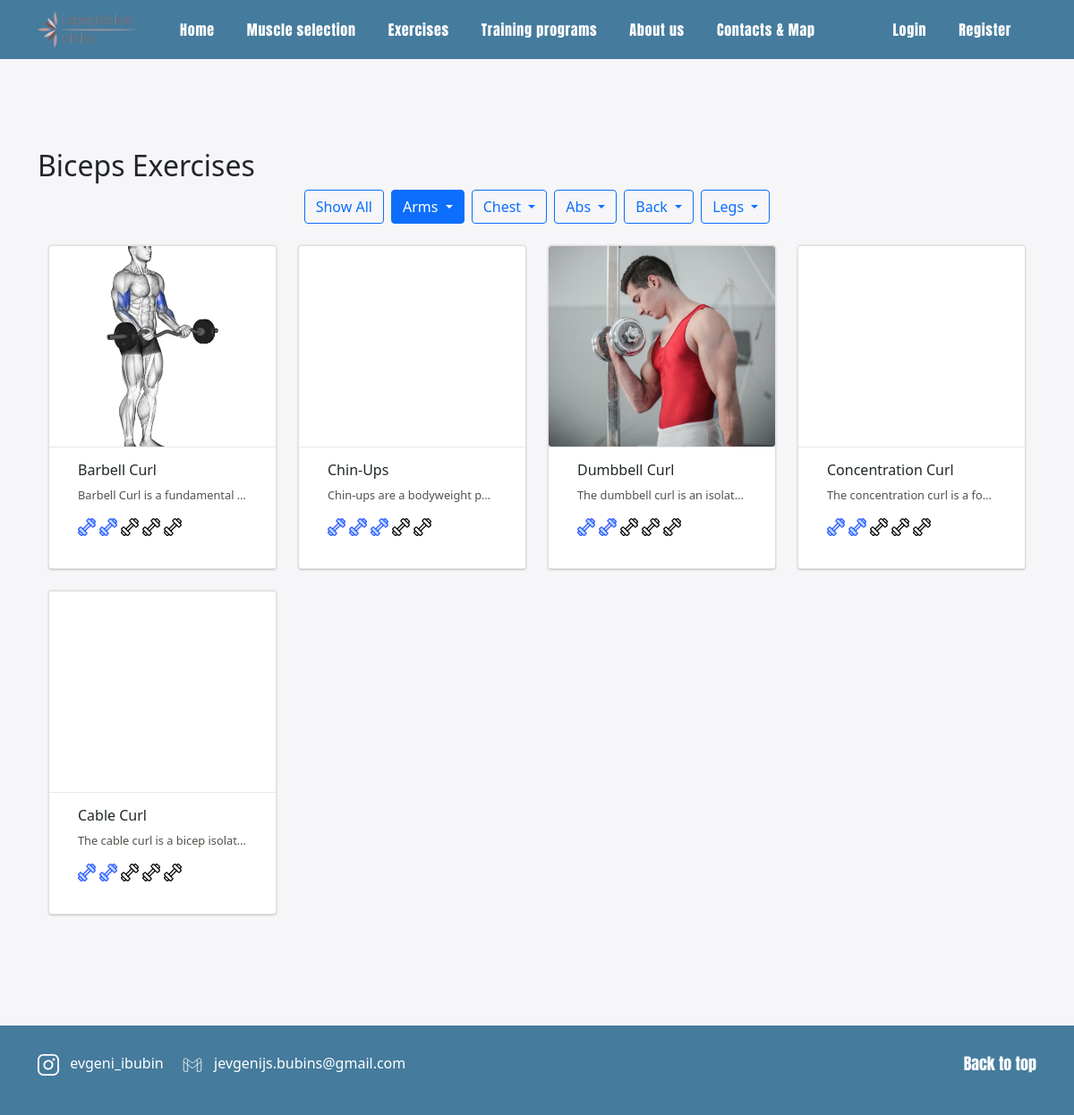
Before: /exercises_page.php?muscle=Biceps with the older database file.
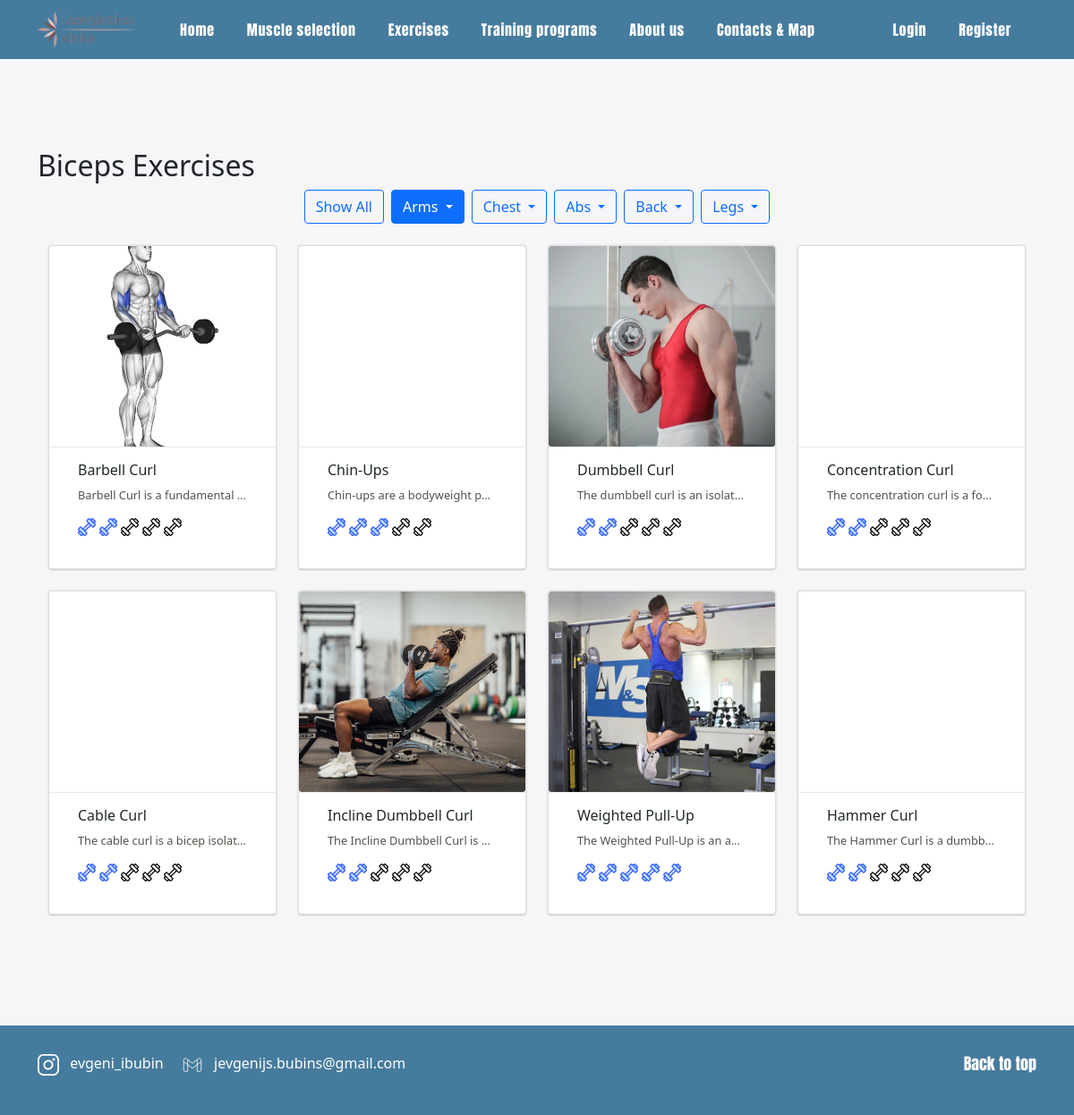
After: the same page with the newer database file.
### tables this page shows
CREATE TABLE `exercises` (
  `id` int(11) NOT NULL,
  `name` varchar(100) NOT NULL,
  `description` text DEFAULT NULL,
  `video_url` varchar(255) DEFAULT NULL,
  `category` varchar(50) DEFAULT NULL,
  `muscle_group` varchar(100) DEFAULT NULL,
  `equipment` varchar(100) DEFAULT NULL,
  `difficulty` tinyint(4) DEFAULT NULL,
  `created_at` timestamp NULL DEFAULT current_timestamp(),
  `image` varchar(255) DEFAULT NULL,
  `instruction` text DEFAULT NULL
);

### exercises_page.php (the view, shortened to what this page needs)
<?php
include 'includes/avatar_loader.php';
mysqli_set_charset($conn, "utf8mb4");
$muscleGroups = [
  "Arms" => ["Biceps", "Triceps", "Shoulders", "Forearms"],
  "Chest" => ["Chest Muscles"],
  "Abs" => ["Abdominal Muscles"],
  "Back" => ["Lats", "Middle/Lower Trapezius", "Teres major", "Lower Back", "Upper Trapezius"],
  "Legs" => ["Quadriceps", "Hamstrings", "Adductors", "Calves", "Glutes"]
];
$muscle = $_GET['muscle'] ?? null;
$category = $_GET['category'] ?? null;
if ($muscle) {
    $stmt = $conn->prepare("SELECT * FROM exercises WHERE FIND_IN_SET(?, muscle_group)");
    $stmt->bind_param("s", $muscle);
} else {
    $stmt = $conn->prepare("SELECT * FROM exercises");
}
if ($muscle) {
    foreach ($muscleGroups as $category => $muscles) {
        if (in_array($muscle, $muscles)) {
            break;
        }
    }
}
$currentMuscle = $_GET['muscle'] ?? null;
$currentCategory = $_GET['category'] ?? null;
if (!$currentCategory && $currentMuscle) {
    foreach ($muscleGroups as $category => $muscles) {
        if (in_array($currentMuscle, $muscles)) {
            $currentCategory = $category;
            break;
        }
    }
}
$stmt->execute();
$result = $stmt->get_result();
?>
<!DOCTYPE html>
<html lang="en">
<head>
  <link href="https://cdn.jsdelivr.net/npm/bootstrap@5.0.2/dist/css/bootstrap.min.css" rel="stylesheet">
  <link rel="stylesheet" href="https://cdn.jsdelivr.net/npm/swiper@11/swiper-bundle.min.css" />
  <link rel="stylesheet" type="text/css" href="style.css">
</head>
<body>
<?php include 'includes/header.php'; ?>
<main>
<div class="container">
  <div class="row justify-content-center">
    <?php if ($muscle): ?>
    <h2><?= htmlspecialchars($muscle) ?> Exercises</h2>
  <?php elseif ($category): ?>
    <h2><?= htmlspecialchars($category) ?> Exercises</h2>
  <?php else: ?>
    <h2>All Exercises</h2>
  <?php endif; ?>
    <div class="d-flex flex-wrap gap-2 justify-content-center mb-4">
      <a href="exercises_page.php" class="btn btn-outline-primary <?= (!$currentMuscle && !$currentCategory) ? 'active' : '' ?>">Show All</a>
      <?php foreach ($muscleGroups as $category => $muscles): ?>
        <div class="dropdown">
          <button class="btn btn-outline-primary dropdown-toggle <?= ($currentCategory === $category || in_array($currentMuscle, $muscles)) ? 'active' : '' ?>" type="button" data-bs-toggle="dropdown">
            <?= htmlspecialchars($category) ?>
          </button>
        </div>
      <?php endforeach; ?>
    </div>
    <div class="row">
      <?php while ($row = $result->fetch_assoc()): ?>
        <div class="col-lg-3 col-md-6 mb-4">
          <div class="card">
            <div class="card-img" style="background-image:url('<?= htmlspecialchars($row['image']) ?>');">
            </div>
            <div class="card-content">
              <a href="exercise_view.php?id=<?= $row['id'] ?>">
                <h2><?= htmlspecialchars($row['name']) ?></h2>
                <p><?= htmlspecialchars(mb_strimwidth($row['description'], 0, 60, "...")) ?></p>
              </a>
              <p class="mt-2 mb-0">
                <?php
                $diff = intval($row['difficulty']);
                for ($i = 1; $i <= 5; $i++) {
                    $icon = $i <= $diff ? 'images/icon-dumbbell-color2.png' : 'images/icon-dumbbell-black2.png';
                    echo '<img src="' . $icon . '" alt="dumbbell" width="20" height="20" class="me-1">';
                }
                ?>
            </div>
          </div>
        </div>
      <?php endwhile; ?>
    </div>
  </div>
</div>
</main>
<?php include 'includes/footer.php'; ?>
</body>
</html>

Changed rows visible on the page:
added exercises: image (picture), name "Incline Dumbbell Curl", description "The Incline Dumbbell Curl is…"
added exercises: image (picture), name "Weighted Pull-Up", description "The Weighted Pull-Up is an a…"
added exercises: name "Hammer Curl", description "The Hammer Curl is a dumbb…"
